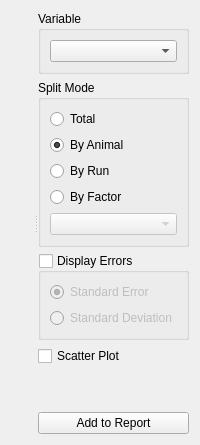
<?xml version="1.0" encoding="UTF-8"?>
<ui version="4.0">
 <author>Anton Rau</author>
 <class>DataPlotWidget</class>
 <widget class="QWidget" name="DataPlotWidget">
  <layout class="QVBoxLayout" name="verticalLayout_2">
   <item>
    <widget class="QSplitter" name="splitter">
     <property name="orientation">
      <enum>Qt::Orientation::Horizontal</enum>
     </property>
     <widget class="QWidget" name="widgetPlot" native="true"/>
     <widget class="QWidget" name="widgetSettings" native="true">
      <property name="maximumSize">
       <size>
        <width>200</width>
        <height>16777215</height>
       </size>
      </property>
      <layout class="QVBoxLayout" name="verticalLayout">
       <item>
        <widget class="QGroupBox" name="groupBoxVariable">
         <property name="title">
          <string>Variable</string>
         </property>
         <layout class="QVBoxLayout" name="verticalLayout_3">
          <item>
           <widget class="VariableSelector" name="variableSelector"/>
          </item>
         </layout>
        </widget>
       </item>
       <item>
        <widget class="QGroupBox" name="groupBoxSplitMode">
         <property name="title">
          <string>Split Mode</string>
         </property>
         <layout class="QVBoxLayout" name="verticalLayout_7">
          <item>
           <widget class="QRadioButton" name="radioButtonSplitTotal">
            <property name="text">
             <string>Total</string>
            </property>
           </widget>
          </item>
          <item>
           <widget class="QRadioButton" name="radioButtonSplitByAnimal">
            <property name="text">
             <string>By Animal</string>
            </property>
            <property name="checked">
             <bool>true</bool>
            </property>
           </widget>
          </item>
          <item>
           <widget class="QRadioButton" name="radioButtonSplitByRun">
            <property name="text">
             <string>By Run</string>
            </property>
           </widget>
          </item>
          <item>
           <widget class="QRadioButton" name="radioButtonSplitByFactor">
            <property name="text">
             <string>By Factor</string>
            </property>
           </widget>
          </item>
          <item>
           <widget class="FactorSelector" name="factorSelector">
            <property name="enabled">
             <bool>false</bool>
            </property>
           </widget>
          </item>
         </layout>
        </widget>
       </item>
       <item>
        <widget class="QGroupBox" name="groupBoxDisplayErrors">
         <property name="title">
          <string>Display Errors</string>
         </property>
         <property name="checkable">
          <bool>true</bool>
         </property>
         <property name="checked">
          <bool>false</bool>
         </property>
         <layout class="QVBoxLayout" name="verticalLayout_5">
          <item>
           <widget class="QRadioButton" name="radioButtonStandardError">
            <property name="text">
             <string>Standard Error</string>
            </property>
            <property name="checked">
             <bool>true</bool>
            </property>
           </widget>
          </item>
          <item>
           <widget class="QRadioButton" name="radioButtonStandardDeviation">
            <property name="text">
             <string>Standard Deviation</string>
            </property>
           </widget>
          </item>
         </layout>
        </widget>
       </item>
       <item>
        <widget class="QCheckBox" name="checkBoxScatterPlot">
         <property name="text">
          <string>Scatter Plot</string>
         </property>
        </widget>
       </item>
       <item>
        <spacer name="verticalSpacer">
         <property name="orientation">
          <enum>Qt::Orientation::Vertical</enum>
         </property>
         <property name="sizeHint" stdset="0">
          <size>
           <width>20</width>
           <height>40</height>
          </size>
         </property>
        </spacer>
       </item>
       <item>
        <widget class="QPushButton" name="pushButtonAddReport">
         <property name="text">
          <string>Add to Report</string>
         </property>
        </widget>
       </item>
      </layout>
     </widget>
    </widget>
   </item>
  </layout>
 </widget>
 <customwidgets>
  <customwidget>
   <class>VariableSelector</class>
   <extends>QComboBox</extends>
   <header>tse_analytics.views.misc.variable_selector</header>
  </customwidget>
  <customwidget>
   <class>FactorSelector</class>
   <extends>QComboBox</extends>
   <header>tse_analytics.views.misc.factor_selector</header>
  </customwidget>
 </customwidgets>
 <resources>
  <include location="../../../resources/resources.qrc"/>
 </resources>
 <connections/>
</ui>
